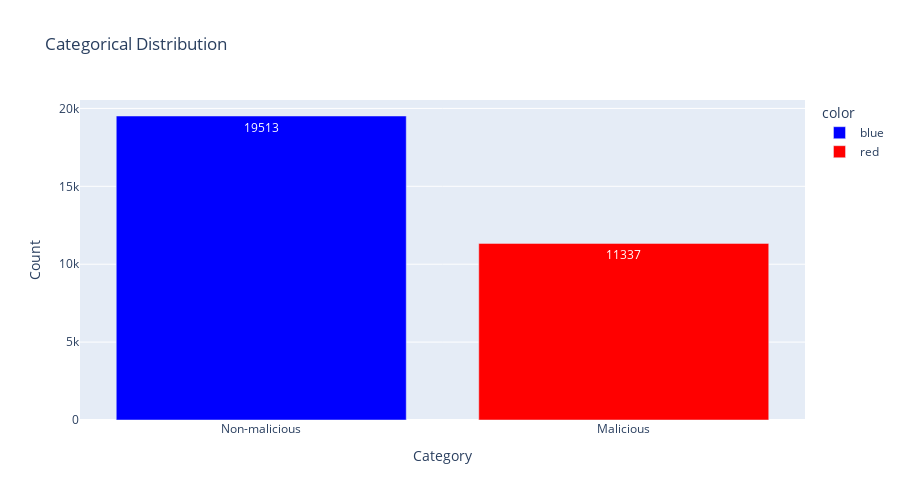
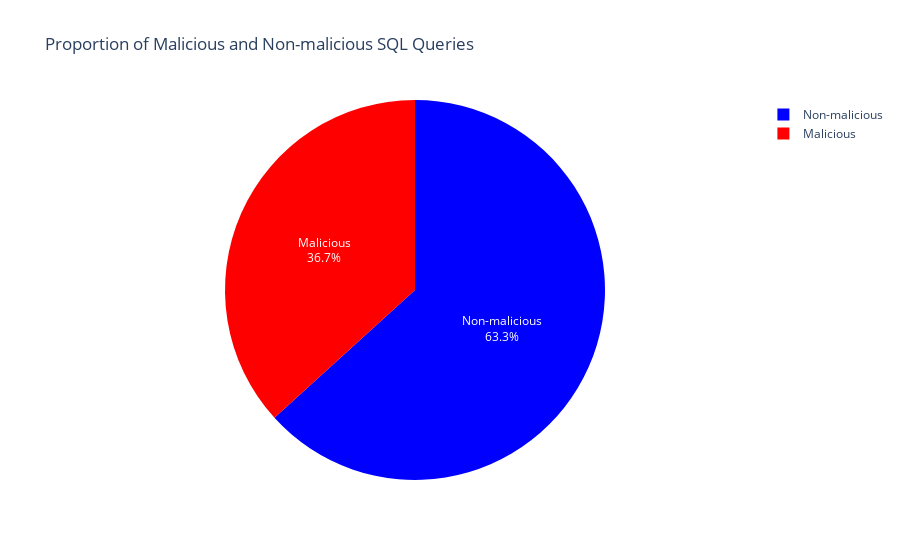

Source (notebook cell) for these figures, in order:
### Code cell
import pandas as pd
import plotly.express as px

# Load the dataset
df = pd.read_csv('newcleaned_dataset.csv')

# Clean the dataset by removing invalid Label values
df_cleaned = df[pd.to_numeric(df['Label'], errors='coerce').notnull()]

# Convert Label column to integers
df_cleaned['Label'] = df_cleaned['Label'].astype(int)

# Create a new column for better labeling (0 = Non-malicious, 1 = Malicious)
df_cleaned['Label'] = df_cleaned['Label'].map({0: 'Non-malicious', 1: 'Malicious'})

# Count the number of malicious and non-malicious queries
counts = df_cleaned['Label'].value_counts()

# Create a DataFrame for Plotly
distribution_df = pd.DataFrame({
    'Category': ['Non-malicious', 'Malicious'],
    'Count': counts.values,
    'color': ['blue', 'red']  # Define colors for categories
})

# Bar Chart using Plotly
bar_chart = px.bar(
    distribution_df, 
    x='Category', 
    y='Count', 
    color='color', 
    color_discrete_map={'blue': 'blue', 'red': 'red'},
    title="Categorical Distribution",
    labels={'Category': 'SQL Query Category', 'Count': 'Count'},
    text='Count',  # Display count on bars
    width=900, 
    height=500
)

# Customize the layout
bar_chart.update_layout(
    xaxis_title='Category',
    yaxis_title='Count',
    showlegend=True,
    legend_title_text='color'
)

# Show the bar chart
bar_chart.show()

# Pie Chart using Plotly
pie_chart = px.pie(
    distribution_df, 
    names='Category', 
    values='Count', 
    color='Category',
    color_discrete_map={'Non-malicious': 'blue', 'Malicious': 'red'},
    title="Proportion of Malicious and Non-malicious SQL Queries",
    hole=0.0  # Full pie chart
)

# Customize the layout and add percentage
pie_chart.update_traces(textinfo='percent+label')

# Show the pie chart
pie_chart.show()

### Figure 1 — Plotly figure (JSON) as saved in the notebook; plotly's stock layout.template omitted (floating-point values rounded to 4 significant figures)
{"data": [{"alignmentgroup": "True", "hovertemplate": "color=blue<br>SQL Query Category=%{x}<br>Count=%{text}<extra></extra>", "legendgroup": "blue", "marker": {"color": "blue", "pattern": {"shape": ""}}, "name": "blue", "offsetgroup": "blue", "orientation": "v", "showlegend": true, "text": [19513], "textposition": "auto", "type": "bar", "x": ["Non-malicious"], "xaxis": "x", "y": [19513], "yaxis": "y"}, {"alignmentgroup": "True", "hovertemplate": "color=red<br>SQL Query Category=%{x}<br>Count=%{text}<extra></extra>", "legendgroup": "red", "marker": {"color": "red", "pattern": {"shape": ""}}, "name": "red", "offsetgroup": "red", "orientation": "v", "showlegend": true, "text": [11337], "textposition": "auto", "type": "bar", "x": ["Malicious"], "xaxis": "x", "y": [11337], "yaxis": "y"}], "layout": {"barmode": "relative", "height": 500, "legend": {"title": {"text": "color"}, "tracegroupgap": 0}, "showlegend": true, "title": {"text": "Categorical Distribution"}, "width": 900, "xaxis": {"anchor": "y", "autorange": true, "domain": [0, 1], "range": [-0.5, 1.5], "title": {"text": "Category"}, "type": "category"}, "yaxis": {"anchor": "x", "autorange": true, "domain": [0, 1], "range": [0, 20540], "title": {"text": "Count"}, "type": "linear"}}}

### Figure 2 — Plotly figure (JSON) as saved in the notebook; plotly's stock layout.template omitted (floating-point values rounded to 4 significant figures)
{"data": [{"customdata": [["Non-malicious"], ["Malicious"]], "domain": {"x": [0, 1], "y": [0, 1]}, "hole": 0, "hovertemplate": "Category=%{customdata[0]}<br>Count=%{value}<extra></extra>", "labels": ["Non-malicious", "Malicious"], "legendgroup": "", "marker": {"colors": ["blue", "red"]}, "name": "", "showlegend": true, "textinfo": "percent+label", "type": "pie", "values": [19513, 11337]}], "layout": {"autosize": true, "legend": {"tracegroupgap": 0}, "title": {"text": "Proportion of Malicious and Non-malicious SQL Queries"}}}
